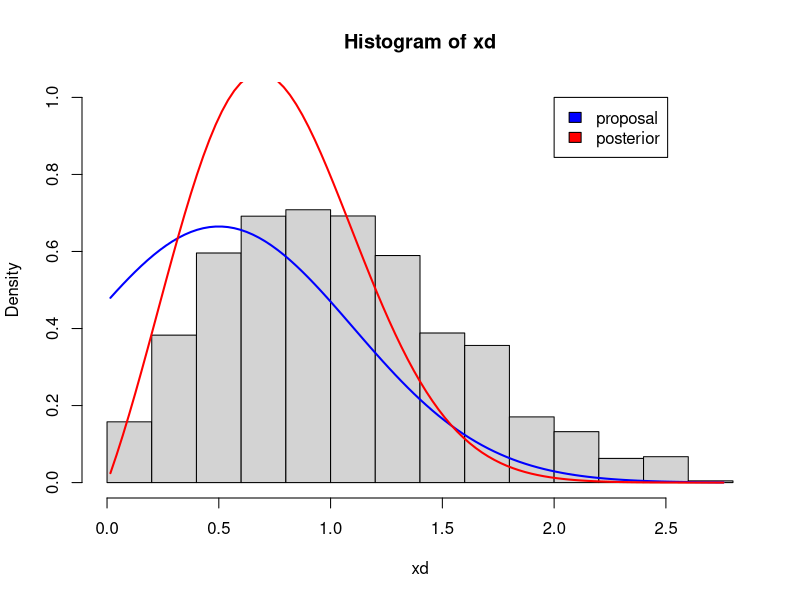
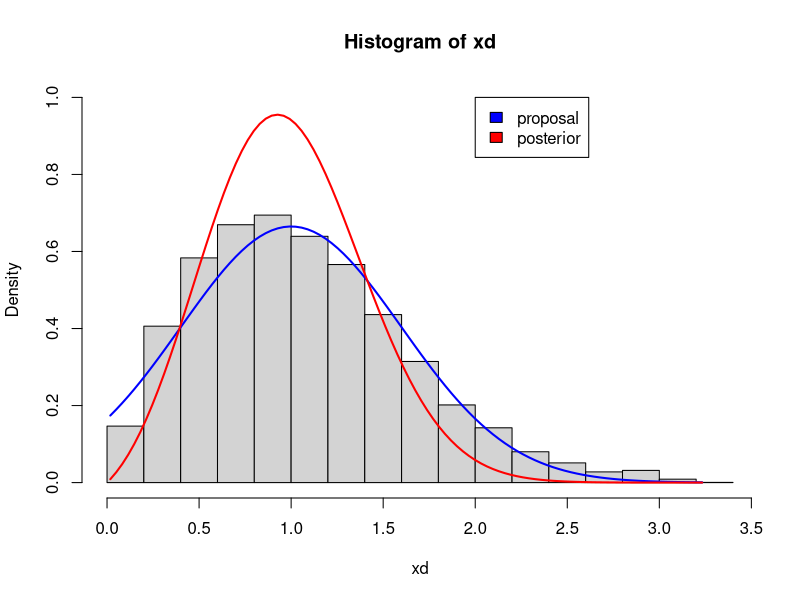
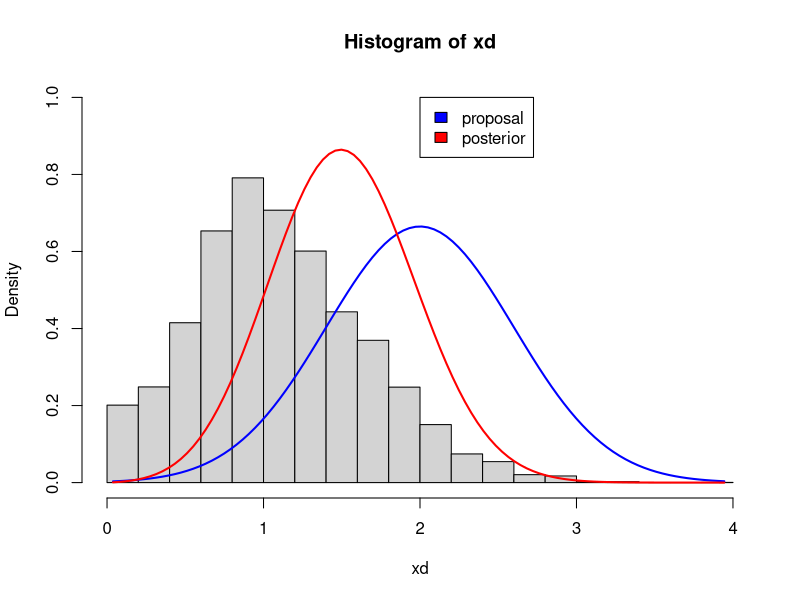

Source code (R) for these figures, in order:
## ---- chunk 1
knitr::opts_chunk$set(echo = TRUE)
## ---- chunk 2

generate_mcmc <- function(y){
  x0 <- rnorm(1, mean=y, sd=0.6)
  X <- c(x0)
  for (i in seq(1, 10000)){
    x <- rnorm(1, mean=y, sd=0.6)
    x0 <- X[length(X)]
    probs <- (dweibull(x, shape=2, scale=1.2)*dnorm(x0, mean=y, sd=0.6))/(dweibull(x0, shape=2, scale=1.2)*dnorm(x, mean=y, sd=0.6))
    probs <- min(1, probs)
    sss <- rbinom(1, 1, probs)
    if (sss==1){X <- append(X, x)}
    if (sss==0){X <- append(X, x0)}
  }
  X[-(1:1001)]
}

## ---- chunk 3
dposterior <- function(x, y, scale = 1.2, sd = .6) {
  # x: evaluation points of the density
  # y: observation Y=y (length 1),
  # scale: scale parameter of Weibull prior (shape=2 fixed)
  # sd: standard deviation of Gaussian error (mean=0 fixed)
  a <- 1/2*1/sd^2; c <- 1/scale^2
  erf <- function(x) 2*pnorm(x*sqrt(2)) - 1
  k <- ifelse(x >= 0, x * exp( -a * (x-y)^2 - c*x^2 ), 0)
  n <- exp(-a*(y^2)) *
    (sqrt(pi) * a * y * exp(a^2*y^2 / (a+c)) * 
       (erf(a*y/sqrt(a+c)) + 1) + 
       sqrt(a + c) ) / (2* (a+c)^(3/2))
  k/n
}
## ---- chunk 4
xd <- generate_mcmc(0.5)
hisA <- hist(xd, freq=FALSE, ylim=c(0, 1))
xfit <- seq(min(xd),max(xd),length=100)
ynorm <- dnorm(xfit,mean=0.5, sd=0.6)
ypost <- dposterior(xfit, y=0.5)

lines(xfit, ynorm, col="blue", lwd=2)
lines(xfit, ypost, col="red", lwd=2)

legend(x=2, y=1, legend=c("proposal", "posterior"), 
       fill = c("blue","red"))
## ---- chunk 5
xd <- generate_mcmc(1)
hisA <- hist(xd, freq=FALSE, ylim=c(0, 1))
xfit <- seq(min(xd),max(xd),length=100)
ynorm <- dnorm(xfit,mean=1, sd=0.6)
ypost <- dposterior(xfit, y=1)

lines(xfit, ynorm, col="blue", lwd=2)
lines(xfit, ypost, col="red", lwd=2)

legend(x=2, y=1, legend=c("proposal", "posterior"), 
       fill = c("blue","red"))
## ---- chunk 6
xd <- generate_mcmc(2)
hisA <- hist(xd, freq=FALSE, ylim=c(0, 1))
xfit <- seq(min(xd),max(xd),length=100)
ynorm <- dnorm(xfit,mean=2, sd=0.6)
ypost <- dposterior(xfit, y=2)

lines(xfit, ynorm, col="blue", lwd=2)
lines(xfit, ypost, col="red", lwd=2)

legend(x=2, y=1, legend=c("proposal", "posterior"), 
       fill = c("blue","red"))
